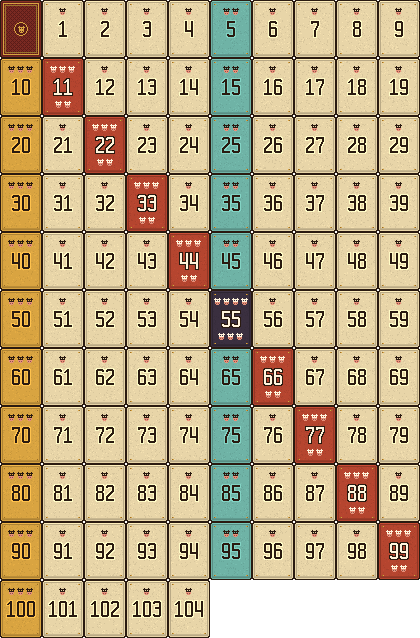
#> input picture art/simple/cards/cards-lg.png, 420 x 638 px
$ python down2.py simple/cards/cards-lg.png simple/cards/cards-sm.png
#> lines starting #> are read from the running program, lines starting #| are printed output that depends on the picture
"""把 32px 的 PixelLab 图标缩成 16px：每 2×2 取出现最多的颜色（透明少于 2 个像素时不透明），再补 1px 深棕描边。

用法：python art/down2.py <源图> <输出>
"""
from __future__ import annotations

import collections
import sys

from PIL import Image

INK = (42, 26, 16, 255)


def down2(src: Image.Image) -> Image.Image:
    src = src.convert("RGBA")
#> src is the input picture: PIL image 420x638 RGBA; mean R, G, B, A 179, 159.8, 122.1, 243
    w, h = src.width // 2, src.height // 2
#> w = 210; h = 319
    out = Image.new("RGBA", (w, h), (0, 0, 0, 0))
#> out: PIL image 210x319 RGBA; every value is 0
    for y in range(h):
        for x in range(w):
            px = [src.getpixel((2 * x + dx, 2 * y + dy)) for dx in (0, 1) for dy in (0, 1)]
            solid = [p for p in px if p[3] > 128]
            if len(solid) < 2:
                continue
            # 深色（描边、眼睛）优先保留：有两个以上深色就用深色
            dark = [p for p in solid if sum(p[:3]) < 200]
            pick = collections.Counter(dark if len(dark) >= 2 else solid).most_common(1)[0][0]
            out.putpixel((x, y), pick[:3] + (255,))
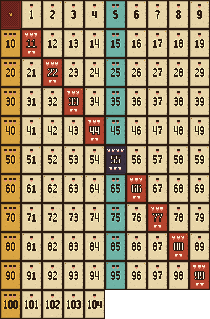
#> out: PIL image 210x319 RGBA; mean R, G, B, A 161.7, 142.7, 108.9, 243.4; transparent parts drawn white
    # 外圈补描边：透明像素挨着不透明像素、且那个不透明像素不是深色时，把那个不透明像素换成描边
    res = out.copy()
    for y in range(h):
        for x in range(w):
            p = out.getpixel((x, y))
            if p[3] == 0:
                continue
            edge = any(
                not (0 <= x + dx < w and 0 <= y + dy < h) or out.getpixel((x + dx, y + dy))[3] == 0
                for dx, dy in ((1, 0), (-1, 0), (0, 1), (0, -1))
            )
            if edge and sum(p[:3]) >= 200:
                res.putpixel((x, y), INK)
    return res


if __name__ == "__main__":
    down2(Image.open(sys.argv[1])).save(sys.argv[2])
